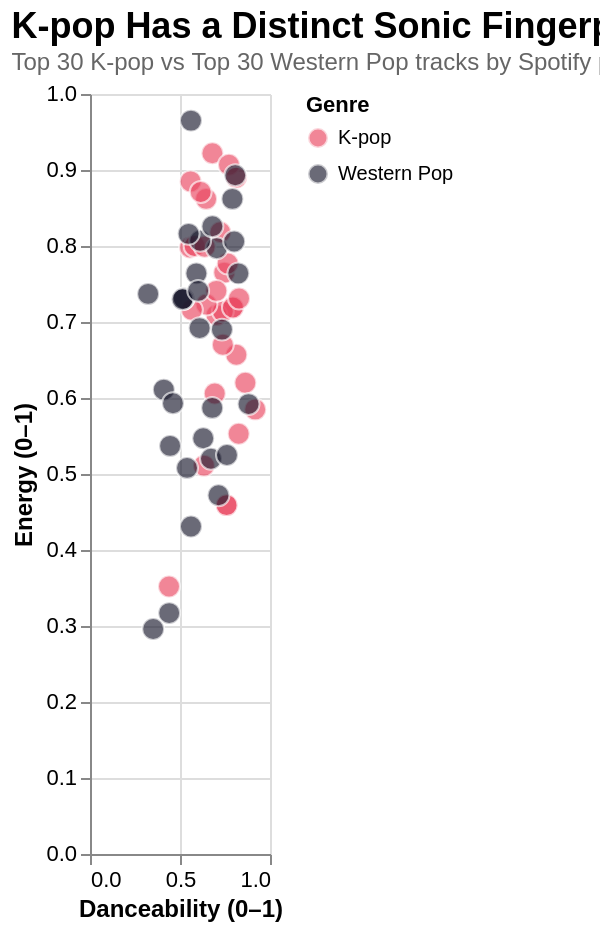

Vega-Lite specification stored for this chart:
### Vega-Lite specification from a JSON file in a GitHub repository (floating-point values rounded to 4 significant figures)
{"title": {"text": "K-pop Has a Distinct Sonic Fingerprint", "subtitle": "Top 30 K-pop vs Top 30 Western Pop tracks by Spotify popularity (114k-track Kaggle dataset).", "anchor": "start", "fontSize": 18, "subtitleFontSize": 12, "subtitleColor": "#666"}, "width": "container", "height": 380, "autosize": {"type": "fit-x", "contains": "padding"}, "config": {"view": {"stroke": null}, "axis": {"labelFontSize": 11, "titleFontSize": 12}}, "data": {"values": [{"track": "After LIKE", "artist": "IVE", "popularity": 88, "duration_s": 177.0, "danceability": 0.68, "energy": 0.922, "valence": 0.799, "acousticness": 0.103, "speechiness": 0.121, "tempo": 125.0, "genre": "K-pop"}, {"track": "Shut Down", "artist": "BLACKPINK", "popularity": 87, "duration_s": 175.9, "danceability": 0.813, "energy": 0.657, "valence": 0.651, "acousticness": 0.00269, "speechiness": 0.0372, "tempo": 110.1, "genre": "K-pop"}, {"track": "Talk that Talk", "artist": "TWICE", "popularity": 86, "duration_s": 177.5, "danceability": 0.772, "energy": 0.907, "valence": 0.783, "acousticness": 0.136, "speechiness": 0.124, "tempo": 120.0, "genre": "K-pop"}, {"track": "Dynamite", "artist": "BTS", "popularity": 85, "duration_s": 199.1, "danceability": 0.746, "energy": 0.765, "valence": 0.737, "acousticness": 0.0112, "speechiness": 0.0993, "tempo": 114.0, "genre": "K-pop"}, {"track": "Pink Venom", "artist": "BLACKPINK", "popularity": 85, "duration_s": 187.0, "danceability": 0.794, "energy": 0.719, "valence": 0.69, "acousticness": 0.0119, "speechiness": 0.0761, "tempo": 90.02, "genre": "K-pop"}, {"track": "Yet To Come", "artist": "BTS", "popularity": 85, "duration_s": 193.6, "danceability": 0.559, "energy": 0.885, "valence": 0.683, "acousticness": 0.0432, "speechiness": 0.189, "tempo": 172.0, "genre": "K-pop"}, {"track": "LOVE DIVE", "artist": "IVE", "popularity": 85, "duration_s": 177.2, "danceability": 0.703, "energy": 0.709, "valence": 0.538, "acousticness": 0.00379, "speechiness": 0.0433, "tempo": 117.9, "genre": "K-pop"}, {"track": "Run BTS", "artist": "BTS", "popularity": 84, "duration_s": 204.9, "danceability": 0.724, "energy": 0.818, "valence": 0.696, "acousticness": 0.0201, "speechiness": 0.168, "tempo": 77.0, "genre": "K-pop"}, {"track": "Rush Hour (Feat. j-hope of BTS)", "artist": "Crush", "popularity": 83, "duration_s": 177.3, "danceability": 0.738, "energy": 0.714, "valence": 0.74, "acousticness": 0.157, "speechiness": 0.249, "tempo": 95.03, "genre": "K-pop"}, {"track": "Pink Venom", "artist": "BLACKPINK", "popularity": 83, "duration_s": 187.0, "danceability": 0.794, "energy": 0.719, "valence": 0.69, "acousticness": 0.0119, "speechiness": 0.0761, "tempo": 90.02, "genre": "K-pop"}, {"track": "Butter", "artist": "BTS", "popularity": 83, "duration_s": 165.0, "danceability": 0.759, "energy": 0.459, "valence": 0.695, "acousticness": 0.00323, "speechiness": 0.0948, "tempo": 110.0, "genre": "K-pop"}, {"track": "FEARLESS", "artist": "LE SSERAFIM", "popularity": 83, "duration_s": 168.4, "danceability": 0.863, "energy": 0.62, "valence": 0.432, "acousticness": 0.0508, "speechiness": 0.135, "tempo": 104.0, "genre": "K-pop"}, {"track": "Typa Girl", "artist": "BLACKPINK", "popularity": 82, "duration_s": 179.2, "danceability": 0.918, "energy": 0.585, "valence": 0.519, "acousticness": 0.0627, "speechiness": 0.0889, "tempo": 132.0, "genre": "K-pop"}, {"track": "CASE 143", "artist": "Stray Kids", "popularity": 82, "duration_s": 192.0, "danceability": 0.812, "energy": 0.89, "valence": 0.69, "acousticness": 0.0961, "speechiness": 0.209, "tempo": 100.0, "genre": "K-pop"}, {"track": "DICE", "artist": "NMIXX", "popularity": 82, "duration_s": 165.7, "danceability": 0.556, "energy": 0.798, "valence": 0.628, "acousticness": 0.0848, "speechiness": 0.254, "tempo": 131.1, "genre": "K-pop"}, {"track": "Boy With Luv (feat. Halsey)", "artist": "BTS", "popularity": 80, "duration_s": 229.8, "danceability": 0.645, "energy": 0.862, "valence": 0.803, "acousticness": 0.0933, "speechiness": 0.0845, "tempo": 119.9, "genre": "K-pop"}, {"track": "Hard to Love", "artist": "BLACKPINK", "popularity": 80, "duration_s": 162.6, "danceability": 0.647, "energy": 0.723, "valence": 0.443, "acousticness": 0.00503, "speechiness": 0.0491, "tempo": 105.0, "genre": "K-pop"}, {"track": "Permission to Dance", "artist": "BTS", "popularity": 80, "duration_s": 187.6, "danceability": 0.702, "energy": 0.741, "valence": 0.646, "acousticness": 0.00544, "speechiness": 0.0427, "tempo": 124.9, "genre": "K-pop"}, {"track": "HOT", "artist": "SEVENTEEN", "popularity": 80, "duration_s": 197.6, "danceability": 0.765, "energy": 0.777, "valence": 0.64, "acousticness": 0.0539, "speechiness": 0.0399, "tempo": 111.9, "genre": "K-pop"}, {"track": "MANIAC", "artist": "Stray Kids", "popularity": 80, "duration_s": 182.8, "danceability": 0.581, "energy": 0.8, "valence": 0.709, "acousticness": 0.154, "speechiness": 0.411, "tempo": 119.9, "genre": "K-pop"}, {"track": "Life Goes On", "artist": "BTS", "popularity": 79, "duration_s": 207.5, "danceability": 0.566, "energy": 0.716, "valence": 0.45, "acousticness": 0.00691, "speechiness": 0.0424, "tempo": 81.07, "genre": "K-pop"}, {"track": "ELEVEN", "artist": "IVE", "popularity": 79, "duration_s": 178.5, "danceability": 0.828, "energy": 0.731, "valence": 0.587, "acousticness": 0.0617, "speechiness": 0.111, "tempo": 120.0, "genre": "K-pop"}, {"track": "FOREVER 1", "artist": "Girls' Generation", "popularity": 79, "duration_s": 202.5, "danceability": 0.615, "energy": 0.871, "valence": 0.297, "acousticness": 0.0427, "speechiness": 0.0516, "tempo": 123.9, "genre": "K-pop"}, {"track": "MONEY", "artist": "LISA", "popularity": 78, "duration_s": 168.2, "danceability": 0.826, "energy": 0.553, "valence": 0.4, "acousticness": 0.163, "speechiness": 0.234, "tempo": 140.0, "genre": "K-pop"}, {"track": "Euphoria", "artist": "BTS", "popularity": 78, "duration_s": 228.6, "danceability": 0.637, "energy": 0.799, "valence": 0.57, "acousticness": 0.394, "speechiness": 0.0338, "tempo": 105.0, "genre": "K-pop"}, {"track": "Butter", "artist": "BTS", "popularity": 78, "duration_s": 164.4, "danceability": 0.759, "energy": 0.459, "valence": 0.695, "acousticness": 0.00323, "speechiness": 0.0948, "tempo": 110.0, "genre": "K-pop"}, {"track": "Tally", "artist": "BLACKPINK", "popularity": 78, "duration_s": 184.2, "danceability": 0.693, "energy": 0.606, "valence": 0.447, "acousticness": 0.00817, "speechiness": 0.0308, "tempo": 129.9, "genre": "K-pop"}, {"track": "For Youth", "artist": "BTS", "popularity": 78, "duration_s": 264.5, "danceability": 0.633, "energy": 0.511, "valence": 0.29, "acousticness": 0.434, "speechiness": 0.0368, "tempo": 116.9, "genre": "K-pop"}, {"track": "The Happiest Girl", "artist": "BLACKPINK", "popularity": 78, "duration_s": 222.0, "danceability": 0.439, "energy": 0.352, "valence": 0.548, "acousticness": 0.587, "speechiness": 0.057, "tempo": 181.5, "genre": "K-pop"}, {"track": "Polaroid Love", "artist": "ENHYPEN", "popularity": 78, "duration_s": 184.6, "danceability": 0.738, "energy": 0.67, "valence": 0.651, "acousticness": 0.458, "speechiness": 0.0439, "tempo": 138.1, "genre": "K-pop"}, {"track": "Unholy (feat. Kim Petras)", "artist": "Sam Smith", "popularity": 100, "duration_s": 156.9, "danceability": 0.714, "energy": 0.472, "valence": 0.238, "acousticness": 0.013, "speechiness": 0.0864, "tempo": 131.1, "genre": "Western Pop"}, {"track": "I'm Good (Blue)", "artist": "David Guetta", "popularity": 98, "duration_s": 175.2, "danceability": 0.561, "energy": 0.965, "valence": 0.304, "acousticness": 0.00383, "speechiness": 0.0343, "tempo": 128.0, "genre": "Western Pop"}, {"track": "Under The Influence", "artist": "Chris Brown", "popularity": 96, "duration_s": 184.6, "danceability": 0.733, "energy": 0.69, "valence": 0.31, "acousticness": 0.0635, "speechiness": 0.0427, "tempo": 117.0, "genre": "Western Pop"}, {"track": "I Ain't Worried", "artist": "OneRepublic", "popularity": 96, "duration_s": 148.5, "danceability": 0.704, "energy": 0.797, "valence": 0.825, "acousticness": 0.0826, "speechiness": 0.0475, "tempo": 140.0, "genre": "Western Pop"}, {"track": "As It Was", "artist": "Harry Styles", "popularity": 95, "duration_s": 167.3, "danceability": 0.52, "energy": 0.731, "valence": 0.662, "acousticness": 0.342, "speechiness": 0.0557, "tempo": 173.9, "genre": "Western Pop"}, {"track": "Glimpse of Us", "artist": "Joji", "popularity": 94, "duration_s": 233.5, "danceability": 0.44, "energy": 0.317, "valence": 0.268, "acousticness": 0.891, "speechiness": 0.0531, "tempo": 169.9, "genre": "Western Pop"}, {"track": "Sweater Weather", "artist": "The Neighbourhood", "popularity": 93, "duration_s": 240.4, "danceability": 0.612, "energy": 0.807, "valence": 0.398, "acousticness": 0.0495, "speechiness": 0.0336, "tempo": 124.1, "genre": "Western Pop"}, {"track": "Another Love", "artist": "Tom Odell", "popularity": 93, "duration_s": 244.4, "danceability": 0.445, "energy": 0.537, "valence": 0.131, "acousticness": 0.695, "speechiness": 0.04, "tempo": 122.8, "genre": "Western Pop"}, {"track": "Left and Right (Feat. Jung Kook of BTS)", "artist": "Charlie Puth", "popularity": 92, "duration_s": 154.5, "danceability": 0.881, "energy": 0.592, "valence": 0.719, "acousticness": 0.619, "speechiness": 0.0324, "tempo": 101.1, "genre": "Western Pop"}, {"track": "Calm Down (with Selena Gomez)", "artist": "Rema", "popularity": 92, "duration_s": 239.3, "danceability": 0.801, "energy": 0.806, "valence": 0.802, "acousticness": 0.382, "speechiness": 0.0381, "tempo": 107.0, "genre": "Western Pop"}, {"track": "As It Was", "artist": "Harry Styles", "popularity": 92, "duration_s": 167.3, "danceability": 0.52, "energy": 0.731, "valence": 0.662, "acousticness": 0.342, "speechiness": 0.0557, "tempo": 173.9, "genre": "Western Pop"}, {"track": "Blinding Lights", "artist": "The Weeknd", "popularity": 91, "duration_s": 200.0, "danceability": 0.514, "energy": 0.73, "valence": 0.334, "acousticness": 0.00146, "speechiness": 0.0598, "tempo": 171.0, "genre": "Western Pop"}, {"track": "Starboy", "artist": "The Weeknd", "popularity": 90, "duration_s": 230.5, "danceability": 0.679, "energy": 0.587, "valence": 0.486, "acousticness": 0.141, "speechiness": 0.276, "tempo": 186.0, "genre": "Western Pop"}, {"track": "MIDDLE OF THE NIGHT", "artist": "Elley Duhé", "popularity": 90, "duration_s": 184.4, "danceability": 0.41, "energy": 0.611, "valence": 0.0899, "acousticness": 0.0228, "speechiness": 0.0467, "tempo": 185.7, "genre": "Western Pop"}, {"track": "Dandelions", "artist": "Ruth B.", "popularity": 90, "duration_s": 233.7, "danceability": 0.609, "energy": 0.692, "valence": 0.454, "acousticness": 0.0157, "speechiness": 0.0259, "tempo": 117.0, "genre": "Western Pop"}, {"track": "Until I Found You", "artist": "Stephen Sanchez", "popularity": 90, "duration_s": 177.7, "danceability": 0.539, "energy": 0.508, "valence": 0.227, "acousticness": 0.727, "speechiness": 0.0288, "tempo": 101.4, "genre": "Western Pop"}, {"track": "I Was Never There", "artist": "The Weeknd", "popularity": 90, "duration_s": 241.1, "danceability": 0.323, "energy": 0.737, "valence": 0.155, "acousticness": 0.142, "speechiness": 0.0338, "tempo": 113.3, "genre": "Western Pop"}, {"track": "Running Up That Hill (A Deal With God)", "artist": "Kate Bush", "popularity": 90, "duration_s": 298.9, "danceability": 0.629, "energy": 0.547, "valence": 0.197, "acousticness": 0.72, "speechiness": 0.055, "tempo": 108.4, "genre": "Western Pop"}, {"track": "lovely (with Khalid)", "artist": "Billie Eilish", "popularity": 89, "duration_s": 200.2, "danceability": 0.351, "energy": 0.296, "valence": 0.12, "acousticness": 0.934, "speechiness": 0.0333, "tempo": 115.3, "genre": "Western Pop"}, {"track": "STAY (with Justin Bieber)", "artist": "The Kid LAROI", "popularity": 89, "duration_s": 141.8, "danceability": 0.591, "energy": 0.764, "valence": 0.478, "acousticness": 0.0383, "speechiness": 0.0483, "tempo": 169.9, "genre": "Western Pop"}, {"track": "One Kiss (with Dua Lipa)", "artist": "Calvin Harris", "popularity": 89, "duration_s": 214.8, "danceability": 0.791, "energy": 0.862, "valence": 0.592, "acousticness": 0.037, "speechiness": 0.11, "tempo": 124.0, "genre": "Western Pop"}, {"track": "Call Out My Name", "artist": "The Weeknd", "popularity": 89, "duration_s": 228.4, "danceability": 0.461, "energy": 0.593, "valence": 0.175, "acousticness": 0.17, "speechiness": 0.0356, "tempo": 134.2, "genre": "Western Pop"}, {"track": "Watermelon Sugar", "artist": "Harry Styles", "popularity": 89, "duration_s": 174.0, "danceability": 0.548, "energy": 0.816, "valence": 0.557, "acousticness": 0.122, "speechiness": 0.0465, "tempo": 95.39, "genre": "Western Pop"}, {"track": "Save Your Tears", "artist": "The Weeknd", "popularity": 89, "duration_s": 215.6, "danceability": 0.68, "energy": 0.826, "valence": 0.644, "acousticness": 0.0212, "speechiness": 0.0309, "tempo": 118.1, "genre": "Western Pop"}, {"track": "Night Changes", "artist": "One Direction", "popularity": 88, "duration_s": 226.6, "danceability": 0.672, "energy": 0.52, "valence": 0.37, "acousticness": 0.859, "speechiness": 0.0353, "tempo": 120.0, "genre": "Western Pop"}, {"track": "Ghost", "artist": "Justin Bieber", "popularity": 88, "duration_s": 153.2, "danceability": 0.601, "energy": 0.741, "valence": 0.441, "acousticness": 0.185, "speechiness": 0.0478, "tempo": 154.0, "genre": "Western Pop"}, {"track": "Woman", "artist": "Doja Cat", "popularity": 88, "duration_s": 172.6, "danceability": 0.824, "energy": 0.764, "valence": 0.881, "acousticness": 0.0888, "speechiness": 0.0854, "tempo": 108.0, "genre": "Western Pop"}, {"track": "Heat Waves", "artist": "Glass Animals", "popularity": 88, "duration_s": 238.8, "danceability": 0.761, "energy": 0.525, "valence": 0.531, "acousticness": 0.44, "speechiness": 0.0944, "tempo": 80.87, "genre": "Western Pop"}, {"track": "Bad Habits", "artist": "Ed Sheeran", "popularity": 88, "duration_s": 230.7, "danceability": 0.807, "energy": 0.893, "valence": 0.537, "acousticness": 0.0451, "speechiness": 0.0347, "tempo": 126.0, "genre": "Western Pop"}, {"track": "drivers license", "artist": "Olivia Rodrigo", "popularity": 88, "duration_s": 242.0, "danceability": 0.561, "energy": 0.431, "valence": 0.137, "acousticness": 0.768, "speechiness": 0.0578, "tempo": 143.9, "genre": "Western Pop"}]}, "mark": {"type": "circle", "size": 120, "opacity": 0.65, "stroke": "white", "strokeWidth": 1}, "encoding": {"x": {"field": "danceability", "type": "quantitative", "title": "Danceability (0–1)", "scale": {"domain": [0, 1]}}, "y": {"field": "energy", "type": "quantitative", "title": "Energy (0–1)", "scale": {"domain": [0, 1]}}, "color": {"field": "genre", "type": "nominal", "title": "Genre", "scale": {"domain": ["K-pop", "Western Pop"], "range": ["#e94560", "#1a1a2e"]}}, "tooltip": [{"field": "track", "title": "Track"}, {"field": "artist", "title": "Artist"}, {"field": "genre", "title": "Genre"}, {"field": "danceability", "title": "Danceability", "format": ".2f"}, {"field": "energy", "title": "Energy", "format": ".2f"}]}, "$schema": "https://vega.github.io/schema/vega-lite/v5.json"}
